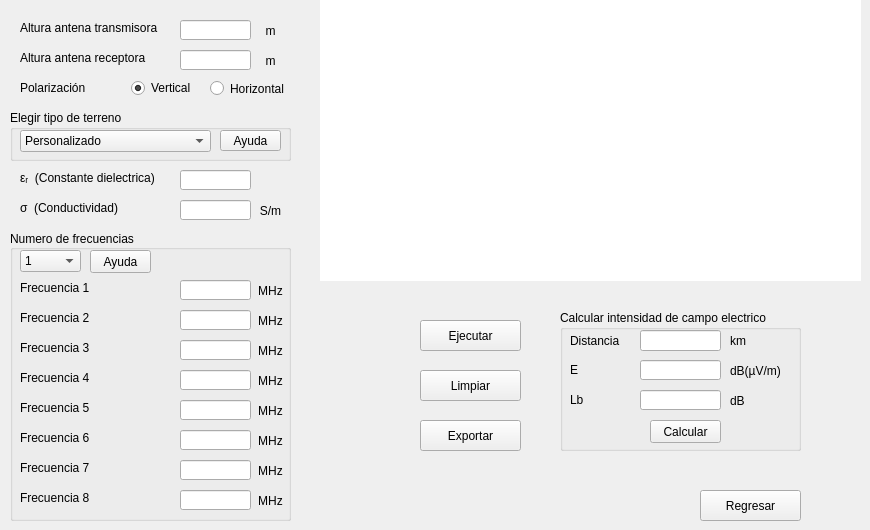
    <widget class="QWidget" name="tab">
     <attribute name="title">
      <string>Terreno homogeneo</string>
     </attribute>
     <widget class="QPushButton" name="button_limpiar">
      <property name="geometry">
       <rect>
        <x>420</x>
        <y>370</y>
        <width>101</width>
        <height>31</height>
       </rect>
      </property>
      <property name="text">
       <string>Limpiar</string>
      </property>
     </widget>
     <widget class="QGroupBox" name="groupBox">
      <property name="geometry">
       <rect>
        <x>10</x>
        <y>110</y>
        <width>281</width>
        <height>51</height>
       </rect>
      </property>
      <property name="title">
       <string>Elegir tipo de terreno</string>
      </property>
      <widget class="QPushButton" name="pushButton">
       <property name="geometry">
        <rect>
         <x>210</x>
         <y>20</y>
         <width>61</width>
         <height>21</height>
        </rect>
       </property>
       <property name="text">
        <string>Ayuda</string>
       </property>
      </widget>
      <widget class="QComboBox" name="comboBox">
       <property name="geometry">
        <rect>
         <x>10</x>
         <y>20</y>
         <width>191</width>
         <height>22</height>
        </rect>
       </property>
       <property name="styleSheet">
        <string notr="true">backgroundr: white;</string>
       </property>
       <property name="duplicatesEnabled">
        <bool>false</bool>
       </property>
       <property name="frame">
        <bool>true</bool>
       </property>
       <item>
        <property name="text">
         <string>Personalizado</string>
        </property>
       </item>
       <item>
        <property name="text">
         <string>Agua del mar, salinidad baja</string>
        </property>
       </item>
       <item>
        <property name="text">
         <string>Agua del mar, salinidad media</string>
        </property>
       </item>
       <item>
        <property name="text">
         <string>Agua dulce</string>
        </property>
       </item>
       <item>
        <property name="text">
         <string>Tierra</string>
        </property>
       </item>
       <item>
        <property name="text">
         <string>Tierra humeda</string>
        </property>
       </item>
       <item>
        <property name="text">
         <string>Tierra moderadamente seca</string>
        </property>
       </item>
       <item>
        <property name="text">
         <string>Tierra seca</string>
        </property>
       </item>
       <item>
        <property name="text">
         <string>Tierra muy seca</string>
        </property>
       </item>
       <item>
        <property name="text">
         <string>Hielo de agua dulce, -1ºC</string>
        </property>
       </item>
       <item>
        <property name="text">
         <string>Hielo de agua dulce, -10ºC</string>
        </property>
       </item>
      </widget>
     </widget>
     <widget class="QLabel" name="label_7">
      <property name="geometry">
       <rect>
        <x>20</x>
        <y>200</y>
        <width>141</width>
        <height>16</height>
       </rect>
      </property>
      <property name="text">
       <string>σ  (Conductividad)</string>
      </property>
     </widget>
     <widget class="QRadioButton" name="Vertical">
      <property name="geometry">
       <rect>
        <x>131</x>
        <y>80</y>
        <width>91</width>
        <height>16</height>
       </rect>
      </property>
      <property name="text">
       <string>Vertical</string>
      </property>
      <property name="checked">
       <bool>true</bool>
      </property>
     </widget>
     <widget class="QGroupBox" name="groupBox_2">
      <property name="geometry">
       <rect>
        <x>560</x>
        <y>310</y>
        <width>241</width>
        <height>141</height>
       </rect>
      </property>
      <property name="title">
       <string>Calcular intensidad de campo electrico</string>
      </property>
      <property name="flat">
       <bool>false</bool>
      </property>
      <property name="checkable">
       <bool>false</bool>
      </property>
      <widget class="QLabel" name="label_14">
       <property name="geometry">
        <rect>
         <x>10</x>
         <y>50</y>
         <width>61</width>
         <height>20</height>
        </rect>
       </property>
       <property name="text">
        <string>E</string>
       </property>
      </widget>
      <widget class="QPushButton" name="pushButton_2">
       <property name="geometry">
        <rect>
         <x>90</x>
         <y>110</y>
         <width>71</width>
         <height>23</height>
        </rect>
       </property>
       <property name="text">
        <string>Calcular</string>
       </property>
       <property name="checkable">
        <bool>false</bool>
       </property>
       <property name="autoDefault">
        <bool>false</bool>
       </property>
       <property name="default">
        <bool>false</bool>
       </property>
       <property name="flat">
        <bool>false</bool>
       </property>
      </widget>
      <widget class="QLineEdit" name="lineEdit_2">
       <property name="enabled">
        <bool>true</bool>
       </property>
       <property name="geometry">
        <rect>
         <x>80</x>
         <y>50</y>
         <width>81</width>
         <height>20</height>
        </rect>
       </property>
       <property name="styleSheet">
        <string notr="true"/>
       </property>
       <property name="readOnly">
        <bool>true</bool>
       </property>
      </widget>
      <widget class="QLabel" name="label_13">
       <property name="geometry">
        <rect>
         <x>10</x>
         <y>20</y>
         <width>71</width>
         <height>21</height>
        </rect>
       </property>
       <property name="text">
        <string>Distancia</string>
       </property>
      </widget>
      <widget class="QLineEdit" name="lineEdit">
       <property name="geometry">
        <rect>
         <x>80</x>
         <y>20</y>
         <width>81</width>
         <height>21</height>
        </rect>
       </property>
       <property name="styleSheet">
        <string notr="true"/>
       </property>
      </widget>
      <widget class="QLineEdit" name="lineEdit_3">
       <property name="geometry">
        <rect>
         <x>80</x>
         <y>80</y>
         <width>81</width>
         <height>20</height>
        </rect>
       </property>
       <property name="styleSheet">
        <string notr="true"/>
       </property>
       <property name="readOnly">
        <bool>true</bool>
       </property>
      </widget>
      <widget class="QLabel" name="label_27">
       <property name="geometry">
        <rect>
         <x>10</x>
         <y>80</y>
         <width>61</width>
         <height>20</height>
        </rect>
       </property>
       <property name="text">
        <string>Lb</string>
       </property>
      </widget>
      <widget class="QLabel" name="label_28">
       <property name="geometry">
        <rect>
         <x>170</x>
         <y>20</y>
         <width>31</width>
         <height>21</height>
        </rect>
       </property>
       <property name="text">
        <string>km</string>
       </property>
      </widget>
      <widget class="QLabel" name="label_29">
       <property name="geometry">
        <rect>
         <x>170</x>
         <y>50</y>
         <width>61</width>
         <height>21</height>
        </rect>
       </property>
       <property name="text">
        <string>dB(µV/m)</string>
       </property>
      </widget>
      <widget class="QLabel" name="label_30">
       <property name="geometry">
        <rect>
         <x>170</x>
         <y>80</y>
         <width>31</width>
         <height>21</height>
        </rect>
       </property>
       <property name="text">
        <string>dB</string>
       </property>
      </widget>
     </widget>
     <widget class="QLabel" name="label_3">
      <property name="geometry">
       <rect>
        <x>20</x>
        <y>50</y>
        <width>171</width>
        <height>16</height>
       </rect>
      </property>
      <property name="text">
       <string>Altura antena receptora</string>
      </property>
     </widget>
     <widget class="QLabel" name="label_10">
      <property name="geometry">
       <rect>
        <x>250</x>
        <y>200</y>
        <width>41</width>
        <height>21</height>
       </rect>
      </property>
      <property name="text">
       <string>S/m</string>
      </property>
      <property name="alignment">
       <set>Qt::AlignCenter</set>
      </property>
     </widget>
     <widget class="QPushButton" name="button_iniciar">
      <property name="geometry">
       <rect>
        <x>420</x>
        <y>320</y>
        <width>101</width>
        <height>31</height>
       </rect>
      </property>
      <property name="text">
       <string>Ejecutar</string>
      </property>
     </widget>
     <widget class="QLabel" name="label">
      <property name="geometry">
       <rect>
        <x>250</x>
        <y>20</y>
        <width>41</width>
        <height>21</height>
       </rect>
      </property>
      <property name="text">
       <string>m</string>
      </property>
      <property name="alignment">
       <set>Qt::AlignCenter</set>
      </property>
     </widget>
     <widget class="QLabel" name="label_8">
      <property name="geometry">
       <rect>
        <x>250</x>
        <y>50</y>
        <width>41</width>
        <height>21</height>
       </rect>
      </property>
      <property name="text">
       <string>m</string>
      </property>
      <property name="alignment">
       <set>Qt::AlignCenter</set>
      </property>
     </widget>
     <widget class="QLabel" name="label_6">
      <property name="geometry">
       <rect>
        <x>20</x>
        <y>170</y>
        <width>151</width>
        <height>16</height>
       </rect>
      </property>
      <property name="text">
       <string>εᵣ  (Constante dielectrica)</string>
      </property>
     </widget>
     <widget class="QLabel" name="label_5">
      <property name="geometry">
       <rect>
        <x>20</x>
        <y>80</y>
        <width>81</width>
        <height>16</height>
       </rect>
      </property>
      <property name="text">
       <string>Polarización</string>
      </property>
     </widget>
     <widget class="QRadioButton" name="Horizontal">
      <property name="geometry">
       <rect>
        <x>210</x>
        <y>80</y>
        <width>82</width>
        <height>17</height>
       </rect>
      </property>
      <property name="text">
       <string>Horizontal</string>
      </property>
     </widget>
     <widget class="QLabel" name="label_2">
      <property name="geometry">
       <rect>
        <x>20</x>
        <y>20</y>
        <width>171</width>
        <height>16</height>
       </rect>
      </property>
      <property name="text">
       <string>Altura antena transmisora</string>
      </property>
     </widget>
     <widget class="QGroupBox" name="groupBox_3">
      <property name="geometry">
       <rect>
        <x>10</x>
        <y>230</y>
        <width>281</width>
        <height>291</height>
       </rect>
      </property>
      <property name="title">
       <string>Numero de frecuencias</string>
      </property>
      <property name="alignment">
       <set>Qt::AlignLeading|Qt::AlignLeft|Qt::AlignVCenter</set>
      </property>
      <property name="flat">
       <bool>false</bool>
      </property>
      <property name="checkable">
       <bool>false</bool>
      </property>
      <widget class="QLabel" name="label_9">
       <property name="geometry">
        <rect>
         <x>240</x>
         <y>50</y>
         <width>41</width>
         <height>21</height>
        </rect>
       </property>
       <property name="text">
        <string>MHz</string>
       </property>
       <property name="alignment">
        <set>Qt::AlignCenter</set>
       </property>
      </widget>
      <widget class="QLabel" name="label_4">
       <property name="geometry">
        <rect>
         <x>10</x>
         <y>50</y>
         <width>121</width>
         <height>16</height>
        </rect>
       </property>
       <property name="text">
        <string>Frecuencia 1</string>
       </property>
      </widget>
      <widget class="QLineEdit" name="FREQ">
       <property name="geometry">
        <rect>
         <x>170</x>
         <y>50</y>
         <width>71</width>
         <height>20</height>
        </rect>
       </property>
       <property name="styleSheet">
        <string notr="true"/>
       </property>
      </widget>
      <widget class="QComboBox" name="comboBox_2">
       <property name="geometry">
        <rect>
         <x>10</x>
         <y>20</y>
         <width>61</width>
         <height>22</height>
        </rect>
       </property>
       <item>
        <property name="text">
         <string>1</string>
        </property>
       </item>
       <item>
        <property name="text">
         <string>2</string>
        </property>
       </item>
       <item>
        <property name="text">
         <string>3</string>
        </property>
       </item>
       <item>
        <property name="text">
         <string>4</string>
        </property>
       </item>
       <item>
        <property name="text">
         <string>5</string>
        </property>
       </item>
       <item>
        <property name="text">
         <string>6</string>
        </property>
       </item>
       <item>
        <property name="text">
         <string>7</string>
        </property>
       </item>
       <item>
        <property name="text">
         <string>8</string>
        </property>
       </item>
      </widget>
      <widget class="QLabel" name="label_11">
       <property name="geometry">
        <rect>
         <x>10</x>
         <y>80</y>
         <width>121</width>
         <height>16</height>
        </rect>
       </property>
       <property name="text">
        <string>Frecuencia 2</string>
       </property>
      </widget>
      <widget class="QLabel" name="label_12">
       <property name="geometry">
        <rect>
         <x>240</x>
         <y>80</y>
         <width>41</width>
         <height>21</height>
        </rect>
       </property>
       <property name="text">
        <string>MHz</string>
       </property>
       <property name="alignment">
        <set>Qt::AlignCenter</set>
       </property>
      </widget>
      <widget class="QLabel" name="label_15">
       <property name="geometry">
        <rect>
         <x>10</x>
         <y>110</y>
         <width>121</width>
         <height>16</height>
        </rect>
       </property>
       <property name="text">
        <string>Frecuencia 3</string>
       </property>
      </widget>
      <widget class="QLabel" name="label_16">
       <property name="geometry">
        <rect>
         <x>240</x>
         <y>140</y>
         <width>41</width>
         <height>21</height>
        </rect>
       </property>
       <property name="text">
        <string>MHz</string>
       </property>
       <property name="alignment">
        <set>Qt::AlignCenter</set>
       </property>
      </widget>
      <widget class="QLabel" name="label_17">
       <property name="geometry">
        <rect>
         <x>240</x>
         <y>110</y>
         <width>41</width>
         <height>21</height>
        </rect>
       </property>
       <property name="text">
        <string>MHz</string>
       </property>
       <property name="alignment">
        <set>Qt::AlignCenter</set>
       </property>
      </widget>
      <widget class="QLabel" name="label_18">
       <property name="geometry">
        <rect>
         <x>10</x>
         <y>140</y>
         <width>121</width>
         <height>16</height>
        </rect>
       </property>
       <property name="text">
        <string>Frecuencia 4</string>
       </property>
      </widget>
      <widget class="QLabel" name="label_19">
       <property name="geometry">
        <rect>
         <x>10</x>
         <y>170</y>
         <width>121</width>
         <height>16</height>
        </rect>
       </property>
       <property name="text">
        <string>Frecuencia 5</string>
       </property>
      </widget>
      <widget class="QLabel" name="label_20">
       <property name="geometry">
        <rect>
         <x>240</x>
         <y>200</y>
         <width>41</width>
         <height>21</height>
        </rect>
       </property>
       <property name="text">
        <string>MHz</string>
       </property>
       <property name="alignment">
        <set>Qt::AlignCenter</set>
       </property>
      </widget>
      <widget class="QLabel" name="label_21">
       <property name="geometry">
        <rect>
         <x>240</x>
         <y>170</y>
         <width>41</width>
         <height>21</height>
        </rect>
       </property>
       <property name="text">
        <string>MHz</string>
       </property>
       <property name="alignment">
        <set>Qt::AlignCenter</set>
       </property>
      </widget>
      <widget class="QLabel" name="label_22">
       <property name="geometry">
        <rect>
         <x>240</x>
         <y>260</y>
         <width>41</width>
         <height>21</height>
        </rect>
       </property>
       <property name="text">
        <string>MHz</string>
       </property>
       <property name="alignment">
        <set>Qt::AlignCenter</set>
       </property>
      </widget>
      <widget class="QLabel" name="label_23">
       <property name="geometry">
        <rect>
         <x>10</x>
         <y>200</y>
         <width>121</width>
         <height>16</height>
        </rect>
       </property>
       <property name="text">
        <string>Frecuencia 6</string>
       </property>
      </widget>
      <widget class="QLabel" name="label_24">
       <property name="geometry">
        <rect>
         <x>10</x>
         <y>260</y>
         <width>121</width>
         <height>16</height>
        </rect>
       </property>
       <property name="text">
        <string>Frecuencia 8</string>
       </property>
      </widget>
      <widget class="QLabel" name="label_25">
       <property name="geometry">
        <rect>
         <x>240</x>
         <y>230</y>
         <width>41</width>
         <height>21</height>
        </rect>
       </property>
       <property name="text">
        <string>MHz</string>
       </property>
       <property name="alignment">
        <set>Qt::AlignCenter</set>
       </property>
      </widget>
      <widget class="QLabel" name="label_26">
       <property name="geometry">
        <rect>
         <x>10</x>
         <y>230</y>
         <width>121</width>
         <height>16</height>
        </rect>
       </property>
       <property name="text">
        <string>Frecuencia 7</string>
       </property>
      </widget>
      <widget class="QPushButton" name="pushButton_3">
       <property name="geometry">
        <rect>
         <x>80</x>
         <y>20</y>
         <width>61</width>
         <height>23</height>
        </rect>
       </property>
       <property name="text">
        <string>Ayuda</string>
       </property>
      </widget>
      <widget class="QLineEdit" name="FREQ_2">
       <property name="geometry">
        <rect>
         <x>170</x>
         <y>80</y>
         <width>71</width>
         <height>20</height>
        </rect>
       </property>
       <property name="styleSheet">
        <string notr="true"/>
       </property>
      </widget>
      <widget class="QLineEdit" name="FREQ_3">
       <property name="geometry">
        <rect>
         <x>170</x>
         <y>110</y>
         <width>71</width>
         <height>20</height>
        </rect>
       </property>
       <property name="styleSheet">
        <string notr="true"/>
       </property>
      </widget>
      <widget class="QLineEdit" name="FREQ_4">
       <property name="geometry">
        <rect>
         <x>170</x>
         <y>140</y>
         <width>71</width>
         <height>20</height>
        </rect>
       </property>
       <property name="styleSheet">
        <string notr="true"/>
       </property>
      </widget>
      <widget class="QLineEdit" name="FREQ_5">
       <property name="geometry">
        <rect>
         <x>170</x>
         <y>170</y>
         <width>71</width>
         <height>20</height>
        </rect>
       </property>
       <property name="styleSheet">
        <string notr="true"/>
       </property>
      </widget>
      <widget class="QLineEdit" name="FREQ_6">
       <property name="geometry">
        <rect>
         <x>170</x>
         <y>200</y>
         <width>71</width>
         <height>20</height>
        </rect>
       </property>
       <property name="styleSheet">
        <string notr="true"/>
       </property>
      </widget>
      <widget class="QLineEdit" name="FREQ_7">
       <property name="geometry">
        <rect>
         <x>170</x>
         <y>230</y>
         <width>71</width>
         <height>20</height>
        </rect>
       </property>
       <property name="styleSheet">
        <string notr="true"/>
       </property>
      </widget>
      <widget class="QLineEdit" name="FREQ_8">
       <property name="geometry">
        <rect>
         <x>170</x>
         <y>260</y>
         <width>71</width>
         <height>20</height>
        </rect>
       </property>
       <property name="styleSheet">
        <string notr="true"/>
       </property>
      </widget>
     </widget>
     <widget class="QPushButton" name="button_exportar">
      <property name="geometry">
       <rect>
        <x>420</x>
        <y>420</y>
        <width>101</width>
        <height>31</height>
       </rect>
      </property>
      <property name="text">
       <string>Exportar</string>
      </property>
     </widget>
     <widget class="QLineEdit" name="HTT">
      <property name="geometry">
       <rect>
        <x>180</x>
        <y>20</y>
        <width>71</width>
        <height>20</height>
       </rect>
      </property>
     </widget>
     <widget class="QLineEdit" name="HRR">
      <property name="geometry">
       <rect>
        <x>180</x>
        <y>50</y>
        <width>71</width>
        <height>20</height>
       </rect>
      </property>
     </widget>
     <widget class="QLineEdit" name="EPSLON">
      <property name="geometry">
       <rect>
        <x>180</x>
        <y>170</y>
        <width>71</width>
        <height>20</height>
       </rect>
      </property>
     </widget>
     <widget class="QLineEdit" name="SIGMA">
      <property name="geometry">
       <rect>
        <x>180</x>
        <y>200</y>
        <width>71</width>
        <height>20</height>
       </rect>
      </property>
     </widget>
     <widget class="MplWidget" name="MplWidget" native="true">
      <property name="geometry">
       <rect>
        <x>320</x>
        <y>0</y>
        <width>541</width>
        <height>281</height>
       </rect>
      </property>
      <property name="styleSheet">
       <string notr="true">background-color:white;</string>
      </property>
     </widget>
     <widget class="QPushButton" name="button_cerrar">
      <property name="geometry">
       <rect>
        <x>700</x>
        <y>490</y>
        <width>101</width>
        <height>31</height>
       </rect>
      </property>
      <property name="text">
       <string>Regresar</string>
      </property>
     </widget>
    </widget>
